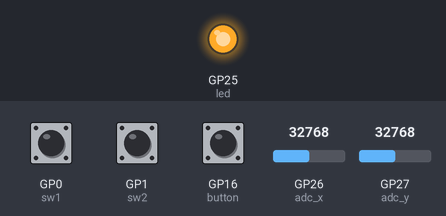
This program was run on a simulated Raspberry Pi Pico running CircuitPython. Parts: output pins drawn as LEDs (lit = HIGH). The test bench sets the inputs (shaded band); at power-on: GP0 (sw1) HIGH, GP1 (sw2) HIGH, GP16 (button) HIGH, GP26 (adc_x) = 32768, GP27 (adc_y) = 32768 (analog values on the 0–65535 scale).

Above: at 0.1 s.
Timing chart, 0 to 1.6 s (numbered marks = the images above):
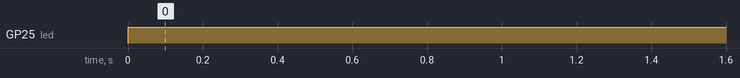

Measured:
- by itself, GP25 (led): LOW → HIGH at 0.00 s

The program:

code.py
```python
# (licence header left out)
# ピンの接続について
# 26 -> x
# 27 -> y
# 16 -> スイッチ(ジョイコン)
# 0 -> スイッチ(外部)
# 1 -> スイッチ(外部)

import wifi
import socketpool
import time
import board
from digitalio import DigitalInOut, Direction, Pull
from analogio import AnalogIn

SSID = 'ssid'
PASSWORD = 'pass'

SERVER_IP = 'ip'
SERVER_PORT = 5005

RETRY_WAIT_SEC = 5

led = DigitalInOut(board.LED)
led.direction = Direction.OUTPUT
led.value = False

adc_x = AnalogIn(board.GP26)
adc_y = AnalogIn(board.GP27)
button = DigitalInOut(board.GP16)
button.pull = Pull.UP

sw1 = DigitalInOut(board.GP0)
sw1.pull = Pull.UP
sw2 = DigitalInOut(board.GP1)
sw2.pull = Pull.UP

while True:
    if not wifi.radio.ipv4_address:
        while not wifi.radio.ipv4_address:
            try:
                led.value = not led.value
                wifi.radio.connect(SSID, PASSWORD)
            except (ConnectionError, Exception):
                time.sleep(RETRY_WAIT_SEC)

        led.value = True
        pool = socketpool.SocketPool(wifi.radio)
        sock = pool.socket(pool.AF_INET, pool.SOCK_DGRAM)

    try:
        axis_x = adc_x.value
        axis_y = adc_y.value
        button_value = 0 if button.value else 1
        sw1_value = 0 if sw1.value else 1
        sw2_value = 0 if sw2.value else 1

        msg = f"{axis_x},{axis_y},{button_value},{sw1_value},{sw2_value}"
        sock.sendto(msg.encode(), (SERVER_IP, SERVER_PORT))

        time.sleep(0.02)

    except OSError:
        if 'sock' in locals() and sock:
            sock.close()
        led.value = False
    except Exception:
        time.sleep(1)
```
